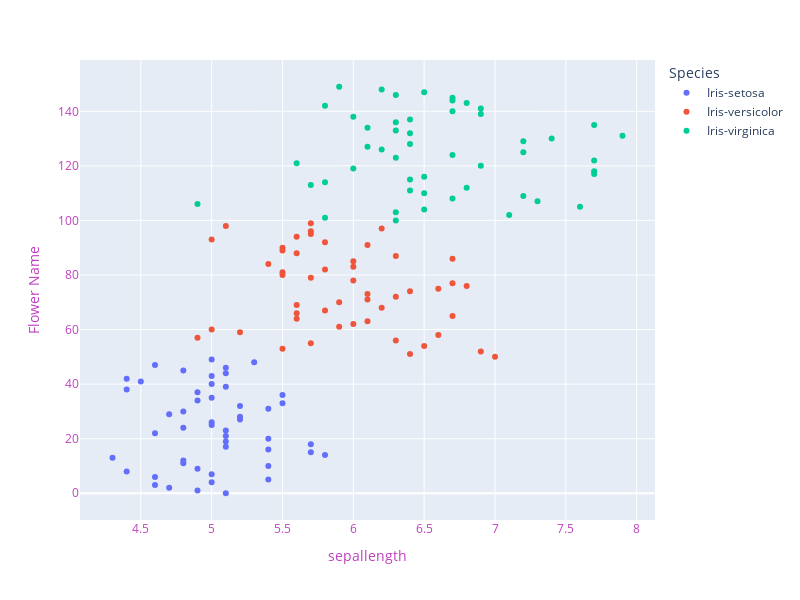

Here is the notebook cell this chart was saved with:
### Code cell
fig = px.scatter(data_frame=iris, x='SepalLengthCm',color='Species')
fig.update_layout(width=800, height=600,
                  xaxis=dict(title='sepallength',color="#BF40BF"),
                 yaxis=dict(title="Flower Name",color="#BF40BF"))
fig.show()

### Figure 1 — Plotly figure (JSON) as saved in the notebook; plotly's stock layout.template omitted (floating-point values rounded to 4 significant figures)
{"data": [{"hovertemplate": "Species=Iris-setosa<br>SepalLengthCm=%{x}<br>index=%{y}<extra></extra>", "legendgroup": "Iris-setosa", "marker": {"color": "#636efa", "symbol": "circle"}, "mode": "markers", "name": "Iris-setosa", "orientation": "h", "showlegend": true, "type": "scatter", "x": [5.1, 4.9, 4.7, 4.6, 5, 5.4, 4.6, 5, 4.4, 4.9, 5.4, 4.8, 4.8, 4.3, 5.8, 5.7, 5.4, 5.1, 5.7, 5.1, 5.4, 5.1, 4.6, 5.1, 4.8, 5, 5, 5.2, 5.2, 4.7, 4.8, 5.4, 5.2, 5.5, 4.9, 5, 5.5, 4.9, 4.4, 5.1, 5, 4.5, 4.4, 5, 5.1, 4.8, 5.1, 4.6, 5.3, 5], "xaxis": "x", "y": [0, 1, 2, 3, 4, 5, 6, 7, 8, 9, 10, 11, 12, 13, 14, 15, 16, 17, 18, 19, 20, 21, 22, 23, 24, 25, 26, 27, 28, 29, 30, 31, 32, 33, 34, 35, 36, 37, 38, 39, 40, 41, 42, 43, 44, 45, 46, 47, 48, 49], "yaxis": "y"}, {"hovertemplate": "Species=Iris-versicolor<br>SepalLengthCm=%{x}<br>index=%{y}<extra></extra>", "legendgroup": "Iris-versicolor", "marker": {"color": "#EF553B", "symbol": "circle"}, "mode": "markers", "name": "Iris-versicolor", "orientation": "h", "showlegend": true, "type": "scatter", "x": [7, 6.4, 6.9, 5.5, 6.5, 5.7, 6.3, 4.9, 6.6, 5.2, 5, 5.9, 6, 6.1, 5.6, 6.7, 5.6, 5.8, 6.2, 5.6, 5.9, 6.1, 6.3, 6.1, 6.4, 6.6, 6.8, 6.7, 6, 5.7, 5.5, 5.5, 5.8, 6, 5.4, 6, 6.7, 6.3, 5.6, 5.5, 5.5, 6.1, 5.8, 5, 5.6, 5.7, 5.7, 6.2, 5.1, 5.7], "xaxis": "x", "y": [50, 51, 52, 53, 54, 55, 56, 57, 58, 59, 60, 61, 62, 63, 64, 65, 66, 67, 68, 69, 70, 71, 72, 73, 74, 75, 76, 77, 78, 79, 80, 81, 82, 83, 84, 85, 86, 87, 88, 89, 90, 91, 92, 93, 94, 95, 96, 97, 98, 99], "yaxis": "y"}, {"hovertemplate": "Species=Iris-virginica<br>SepalLengthCm=%{x}<br>index=%{y}<extra></extra>", "legendgroup": "Iris-virginica", "marker": {"color": "#00cc96", "symbol": "circle"}, "mode": "markers", "name": "Iris-virginica", "orientation": "h", "showlegend": true, "type": "scatter", "x": [6.3, 5.8, 7.1, 6.3, 6.5, 7.6, 4.9, 7.3, 6.7, 7.2, 6.5, 6.4, 6.8, 5.7, 5.8, 6.4, 6.5, 7.7, 7.7, 6, 6.9, 5.6, 7.7, 6.3, 6.7, 7.2, 6.2, 6.1, 6.4, 7.2, 7.4, 7.9, 6.4, 6.3, 6.1, 7.7, 6.3, 6.4, 6, 6.9, 6.7, 6.9, 5.8, 6.8, 6.7, 6.7, 6.3, 6.5, 6.2, 5.9], "xaxis": "x", "y": [100, 101, 102, 103, 104, 105, 106, 107, 108, 109, 110, 111, 112, 113, 114, 115, 116, 117, 118, 119, 120, 121, 122, 123, 124, 125, 126, 127, 128, 129, 130, 131, 132, 133, 134, 135, 136, 137, 138, 139, 140, 141, 142, 143, 144, 145, 146, 147, 148, 149], "yaxis": "y"}], "layout": {"height": 600, "legend": {"title": {"text": "Species"}, "tracegroupgap": 0}, "margin": {"t": 60}, "width": 800, "xaxis": {"anchor": "y", "color": "#BF40BF", "domain": [0, 1], "title": {"text": "sepallength"}}, "yaxis": {"anchor": "x", "color": "#BF40BF", "domain": [0, 1], "title": {"text": "Flower Name"}}}}
